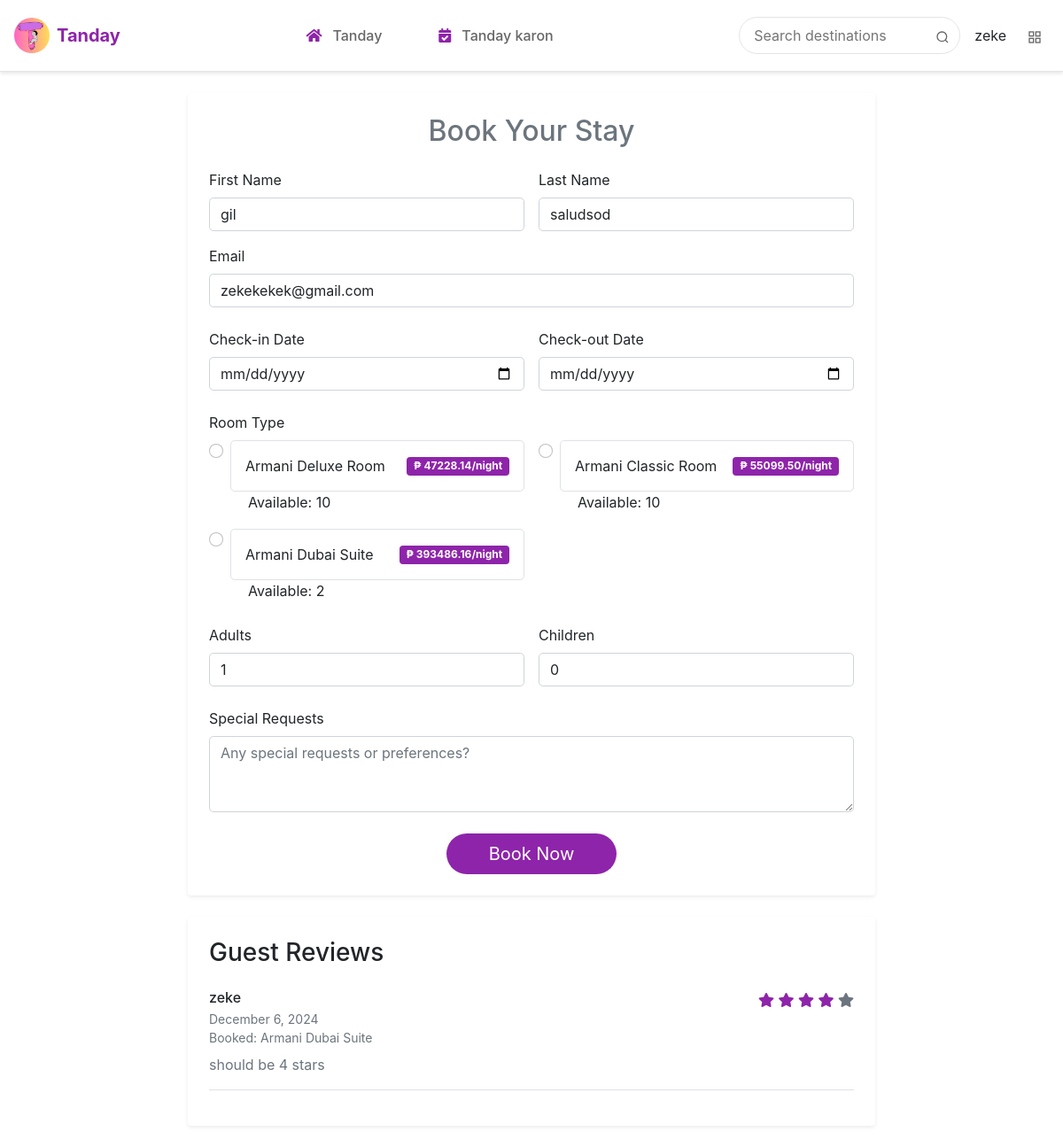
The page /booking/2/ (signed in) on the database as committed earlier.
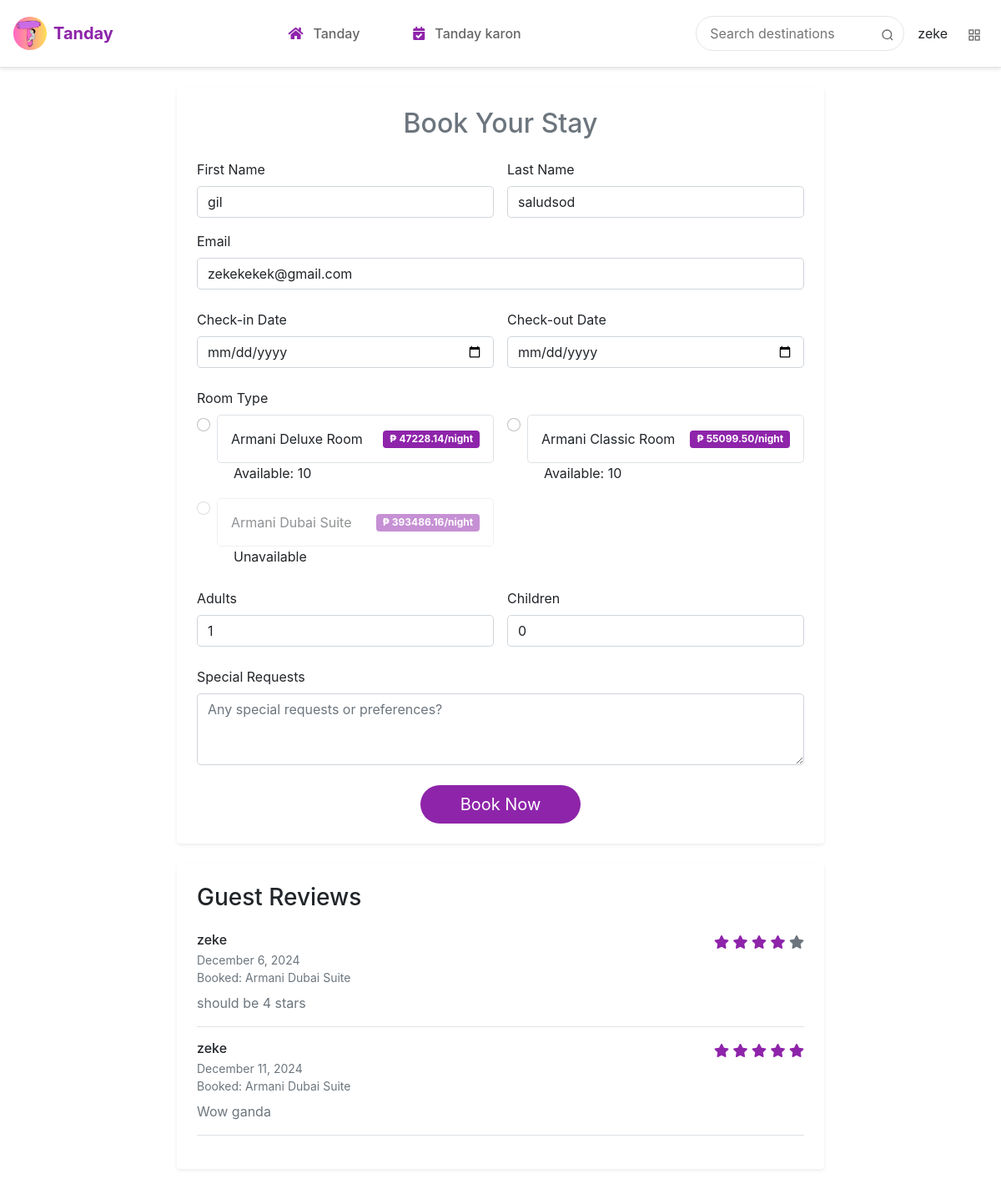
The same page on the database as committed later.
### api/models.py (models this page shows, shortened)
class Rooms(models.Model):
    name = models.CharField(max_length=100)
    number_of_beds = models.IntegerField()
    price = models.FloatField()
    listing = models.ForeignKey('Listing', on_delete=models.CASCADE)
    available_room = models.IntegerField(default=1)

class Reviews(models.Model):
    message = models.TextField()
    booking = models.ForeignKey(Booking, on_delete=models.CASCADE)
    listing = models.ForeignKey(Listing, on_delete=models.CASCADE)
    user = models.ForeignKey(User, on_delete=models.CASCADE)
    timePosted = models.DateField(auto_now_add=True)
    rating = models.IntegerField(choices=[(i, i) for i in range(1, 6)], default=5)  # 1-5 star rating

class Booking(models.Model):
    STATUS_CHOICES = [
        ("Pending", "Pending"),
        ("Canceled", "Canceled"),
        ("Accepted", "Accepted"),
        ("Check-in", "Check-in"),
        ("Check-out", "Check-out"),
    ]
    user = models.ForeignKey(User, on_delete=models.CASCADE, null=True, blank=True)
    name = models.CharField(max_length=100)
    email = models.EmailField()
    check_in = models.DateField(null=True, blank=True)
    check_out = models.DateField(null=True, blank=True)
    guests = models.IntegerField()
    room = models.ForeignKey(Rooms, on_delete=models.CASCADE)
    booking_number = models.CharField(max_length=12, editable=False, default=timezone.now().strftime('%Y%m%d%H%M%S') + uuid.uuid4().hex[:14].upper())
    status = models.CharField(max_length=10, choices=STATUS_CHOICES, default="Pending")
    isReviewed = models.BooleanField(default=False)

### api/views.py (the view)
# urls.py: path('booking/<int:listing_id>/', booking_page, name='booking'),
@login_required
def booking_page(request,listing_id):
    reviews = Reviews.objects.filter(listing = listing_id)
    current_datetime = timezone.now()
    rooms = Rooms.objects.filter(listing = listing_id)
    for room in rooms:
        print(room.name)
    listing = Listing.objects.all()
    return render(request, 'booking.html', {
        'username': request.user.username,
        'email': request.user.email,
        'listing':listing,
        'rooms':rooms,
        'reviews': reviews,
        'current_datetime':current_datetime,
    })

### api/templates/booking.html (shortened to what the changed rows need)
{% extends 'base.html' %}
{% load static %}
{% block content %}
<div class="container-fluid container-xxl py-4">
    <div class="row justify-content-center">
        <div class="col-12 col-lg-8">
            <div class="card shadow-sm rounded-4 border-0">
                <div class="card-body p-4">
                    <h2 class="text-center text-secondary mb-4">Book Your Stay</h2>
                    <form class="booking-form" method="POST" action="{% url 'book_now' %}">
                        <div class="mb-4">
                            <div class="row g-3">
                                {% for room in rooms %}
                                <div class="col-md-6">
                                    <div class="form-check">
                                        <input type="radio"
                                               name="room_id"
                                               value="{{ room.id }}"
                                               class="form-check-input"
                                               id="room_{{ room.id }}"
                                               {% if room.available_room <= 0 %} disabled {% endif %}
                                               required>
                                        <label class="form-check-label d-flex justify-content-between align-items-center p-3 border rounded-3"
                                               for="room_{{ room.id }}">
                                            <span>{{ room.name }}</span>
                                            <span class="badge bg-purple">₱ {{ room.price|floatformat:2 }}/night</span>
                                        </label>
                                        <span style="margin-left: 20px;">{% if room.available_room <= 0 %} Unavailable {% else %}
                                            Available: {{ room.available_room }}{% endif %}</span>
                                    </div>
                                </div>
                                {% endfor %}
                            </div>
                        </div>
                    </form>
                </div>
            </div>
            {% if reviews %}
            <div class="card shadow-sm rounded-4 border-0 mt-4">
                <div class="card-body p-4">
                    <div class="reviews-list">
                        {% for review in reviews %}
                        <div class="review-item border-bottom pb-3 mb-3">
                            <div class="d-flex justify-content-between align-items-start mb-2">
                                <div>
                                    <h6 class="mb-1">{{ review.user.username }}</h6>
                                    <div class="text-muted small">{{ review.timePosted|date:"F j, Y" }}</div>
                                    <div class="text-muted small">Booked: {{ review.booking.room.name }}</div>
                                </div>
                                <div class="text-purple">
                                    {% for i in "12345" %}
                                    <i class="fas fa-star {% if forloop.counter <= review.rating %}text-purple{% else %}text-muted{% endif %}"></i>
                                    {% endfor %}
                                </div>
                            </div>
                            <p class="mb-0 text-secondary">{{ review.message }}</p>
                        </div>
                        {% endfor %}
                    </div>
                </div>
            </div>
            {% endif %}
        </div>
    </div>
</div>
{% endblock %}

Rows that differ between the two databases and show on the page:
changed Rooms "Armani Dubai Suite": available_room "2" → (not shown); available_room "Available:" → "Unavailable"
added Reviews: user.username "zeke", timePosted "December 11, 2024", booking.room.name "Armani Dubai Suite", rating 5 (drawn), message "Wow ganda"
